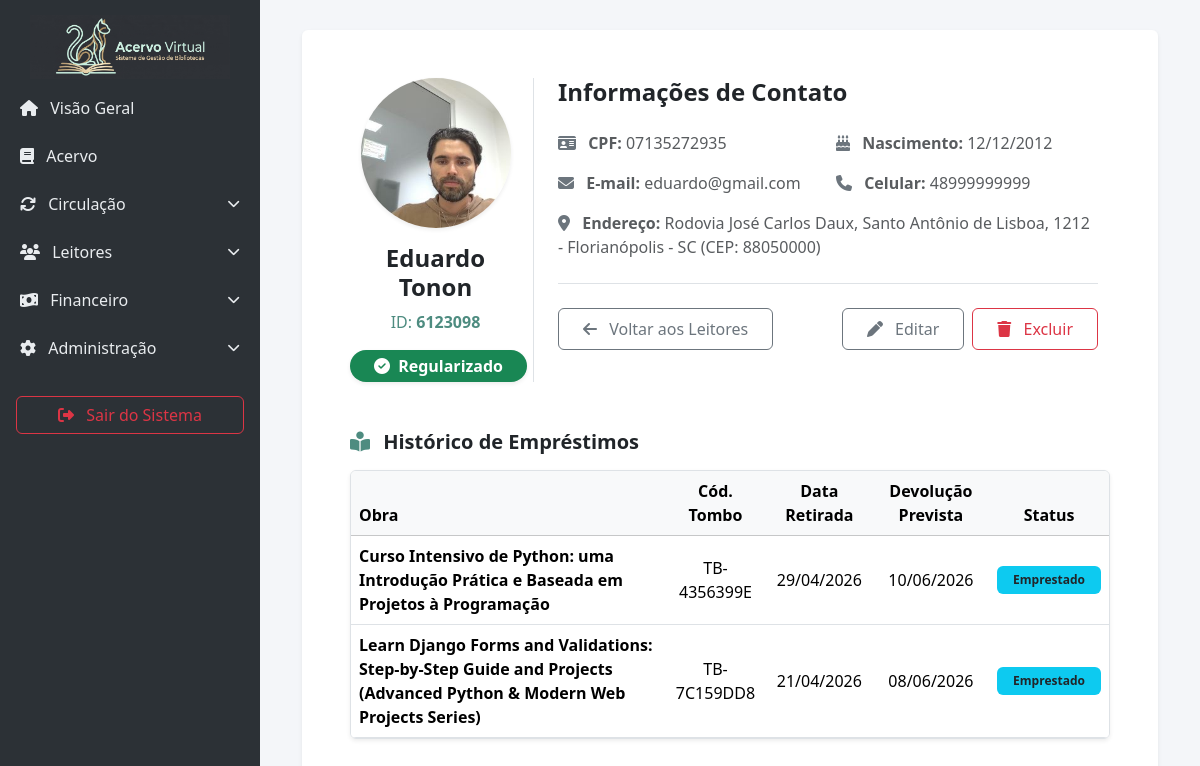
Page /leitores/historico/8/ (signed in) on the earlier database version.
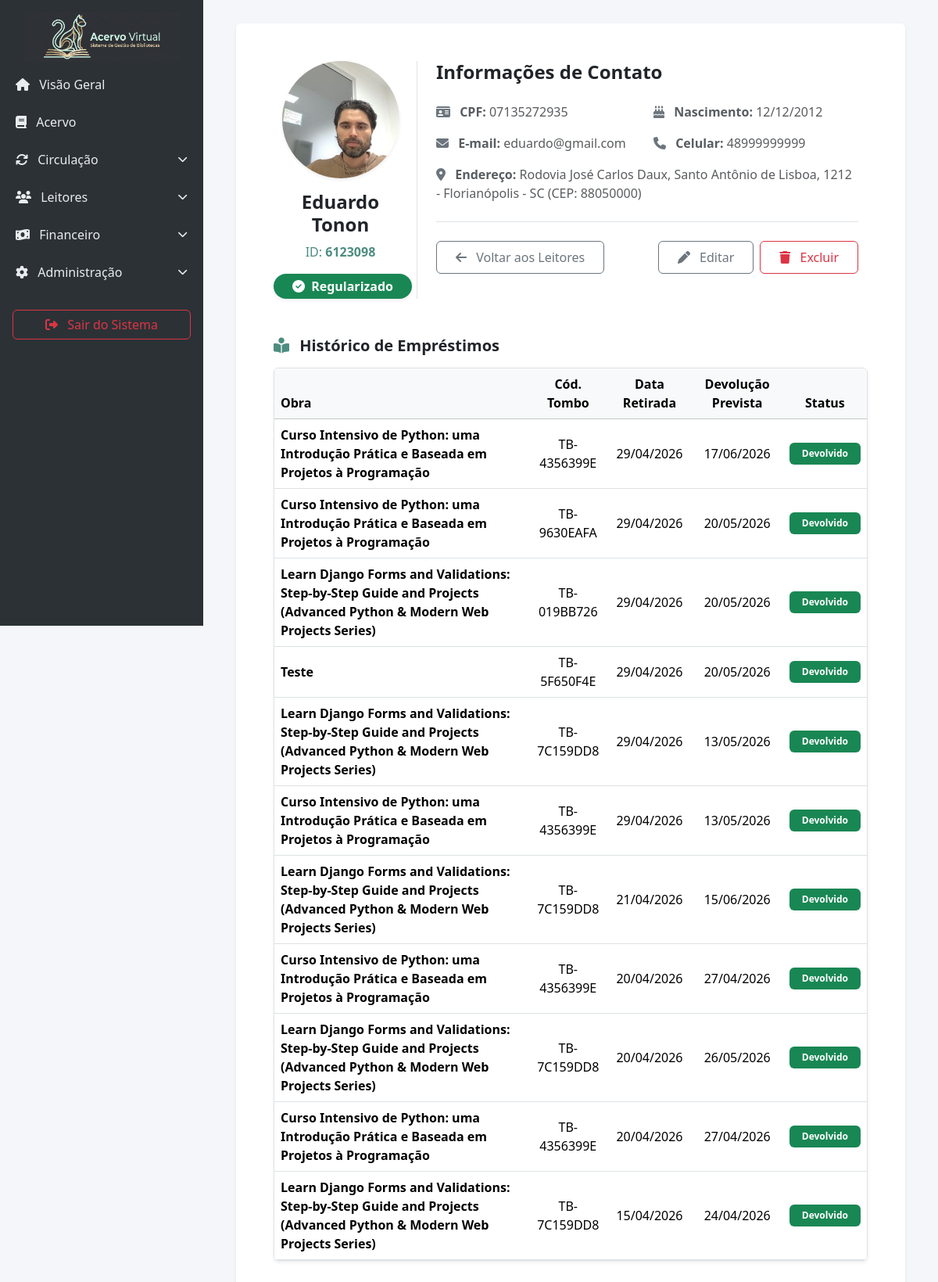
Same page on the later database version.
### biblioteca_app/models.py (models this page shows, shortened)
class Leitor(models.Model):
    id_leitor = models.CharField(max_length=50, unique=True, null=True, blank=True, help_text="ID Único ou Matrícula")
    nome = models.CharField(max_length=200)
    data_nascimento = models.DateField()
    celular = models.CharField(max_length=15, unique=True)
    cpf = models.CharField(max_length=14, unique=True)
    email = models.EmailField(unique=True)
    cep = models.CharField(max_length=9)
    endereco = models.CharField(max_length=255)
    complemento = models.CharField(max_length=100, blank=True, null=True)
    cidade = models.CharField(max_length=100)
    class AlertasChoices(models.TextChoices):
        EMAIL = 'email', 'Email'
        CELULAR = 'celular', 'Celular'
    recebimento_alertas = models.CharField(max_length=10, choices=AlertasChoices.choices, default=AlertasChoices.EMAIL)
    ativo = models.BooleanField(default=True, help_text="Desmarque para bloquear temporariamente o leitor")
    foto = models.ImageField(upload_to='fotos_leitores/', null=True, blank=True)
    @property
    def possui_multa(self):
        if hasattr(self, 'tem_atraso') and hasattr(self, 'tem_divida'):
            return self.tem_atraso or self.tem_divida
        if hasattr(self, 'tem_multa_anotada'):
            return self.tem_multa_anotada
        hoje = timezone.now().date()
        tem_atraso = Emprestimo.objects.filter(leitor=self, data_devolucao__lt=hoje, devolucao__isnull=True).exists()
        tem_divida = Devolucao.objects.filter(emprestimo__leitor=self, multa_paga=False, valor_multa__gt=0).exists()
        return tem_atraso or tem_divida

class Emprestimo(models.Model):
    leitor = models.ForeignKey(Leitor, on_delete=models.CASCADE)
    exemplar = models.ForeignKey(Exemplar, on_delete=models.CASCADE)
    data_emprestimo = models.DateField(default=timezone.now)
    data_devolucao = models.DateField()
    cadastrado_por = models.ForeignKey(User, on_delete=models.SET_NULL, null=True, blank=True, related_name='emprestimos_realizados')

class Exemplar(models.Model):
    class Status(models.TextChoices):
        DISPONIVEL = 'disponivel', 'Disponível'
        EMPRESTADO = 'emprestado', 'Emprestado'
        MANUTENCAO = 'manutencao', 'Em Manutenção'
        PERDIDO = 'perdido', 'Perdido'
    livro = models.ForeignKey(Livro, on_delete=models.CASCADE, related_name='exemplares')
    codigo_tombo = models.CharField(max_length=50, unique=True, help_text="Código identificador único do exemplar físico")
    estado_conservacao = models.CharField(max_length=100, default='Bom')
    status = models.CharField(max_length=20, choices=Status.choices, default=Status.DISPONIVEL)

class Livro(models.Model):
    titulo = models.CharField(max_length=200)
    autor = models.ForeignKey(Autor, on_delete=models.PROTECT, related_name="livros")
    edicao = models.CharField(max_length=100)
    editora = models.ForeignKey(Editora, on_delete=models.PROTECT, related_name="livros", null=True, blank=True)
    idioma = models.CharField(max_length=50, default="Português")
    data_publicacao = models.DateField(blank=True, null=True)
    numero_paginas = models.IntegerField()
    genero = models.ForeignKey(Genero, on_delete=models.PROTECT, related_name="livros")
    classificacao = models.IntegerField()
    sinopse = models.TextField()
    capa = models.ImageField(upload_to='capas/', blank=True, null=True)
    localizacao = models.CharField(max_length=100, blank=True, null=True, help_text="Ex: Estante A, Prateleira 2")

### biblioteca_app/views.py (the view, shortened to what this page needs)
# urls.py: path('leitores/historico/<int:leitor_id>/', views.historico_leitor, name='historico_leitor'),
@login_required(login_url='login_view')
def historico_leitor(request, leitor_id):
    leitor = get_object_or_404(Leitor, pk=leitor_id)
    emprestimos = Emprestimo.objects.filter(leitor=leitor).order_by('-data_emprestimo')
    hoje = date.today()
    tem_livro_atrasado = False
    for emp in emprestimos:
        if not hasattr(emp, 'devolucao'):
            valor_multa = services.calcular_valor_multa(emp, hoje)
            emp.valor_multa_pendente = valor_multa
            emp.is_atrasado = valor_multa > 0
            if emp.is_atrasado:
                emp.status_color = "danger"
                emp.status_display = "Em Atraso"
                tem_livro_atrasado = True
            else:
                emp.status_color = "info text-dark"
                emp.status_display = "Emprestado"
        else:
            emp.status_color = "success"
            emp.status_display = "Devolvido"
    multas_pendentes = Devolucao.objects.filter(emprestimo__leitor=leitor, multa_paga=False, valor_multa__gt=0).order_by('-data_devolucao_real')
    context = {
        'leitor': leitor,
        'emprestimos': emprestimos,
        'multas_pendentes': multas_pendentes,
        'tem_livro_atrasado': tem_livro_atrasado
    }
    return render(request, 'historico_leitor.html', context)

### biblioteca_app/services.py (called while the page is built)
def calcular_valor_multa(emprestimo, data_base=None):
    if not data_base:
        data_base = date.today()
    config = Configuracao.objects.first()
    valor_por_dia = decimal.Decimal(str(config.multa_por_dia)) if config else decimal.Decimal('2.50')
    if data_base > emprestimo.data_devolucao:
        dias_atraso = (data_base - emprestimo.data_devolucao).days
        return valor_por_dia * dias_atraso
    return decimal.Decimal('0.00')

### biblioteca_app/templates/historico_leitor.html (shortened to what this page needs)
{% extends 'base.html' %}
{% block content %}
<div class="container-fluid">
    <div class="card border-0 shadow-sm leitor-item"
         data-leitor-id="{{ leitor.id }}"
         data-id-leitor="{{ leitor.id_leitor|default:'' }}"
         data-nome="{{ leitor.nome }}"
         data-celular="{{ leitor.celular }}"
         data-email="{{ leitor.email }}"
         data-cep="{{ leitor.cep }}"
         data-endereco="{{ leitor.endereco }}"
         data-complemento="{{ leitor.complemento|default:'' }}"
         data-cidade="{{ leitor.cidade }}">
        <div class="card-body p-5">
            <div class="row">
                <div class="col-md-3 text-center border-end">
                    {% if leitor.foto %}
                        <img src="{{ leitor.foto.url }}" class="rounded-circle shadow-sm mx-auto mb-3" style="height: 150px; width: 150px; object-fit: cover;" alt="Foto de {{ leitor.nome }}">
                    {% else %}
                        <div class="bg-light rounded-circle d-flex align-items-center justify-content-center shadow-sm mx-auto mb-3" style="height: 150px; width: 150px;">
                            <i class="fa-solid fa-user fa-4x text-primary"></i>
                        </div>
                    {% endif %}
                    <h4 class="fw-bold text-dark">{{ leitor.nome }}</h4>
                    <p class="text-primary mb-2">ID: <strong>{{ leitor.id_leitor|default:"N/A" }}</strong></p>
                    <div class="mt-3">
                        {% if leitor.possui_multa %}
                        <span class="badge bg-danger px-4 py-2 fs-6 shadow-sm rounded-pill"><i class="fa-solid fa-triangle-exclamation me-1"></i> Com Pendências</span>
                        {% else %}
                        <span class="badge bg-success px-4 py-2 fs-6 shadow-sm rounded-pill"><i class="fa-solid fa-check-circle me-1"></i> Regularizado</span>
                        {% endif %}
                    </div>
                </div>
                <div class="col-md-9 px-md-4">
                    <h4 class="fw-bold mb-4">Informações de Contato</h4>
                    <div class="row mb-4 fs-6 text-muted g-3">
                        <div class="col-md-6"><i class="fa-solid fa-id-card me-2 text-secondary"></i> <strong>CPF:</strong> {{ leitor.cpf }}</div>
                        <div class="col-md-6"><i class="fa-solid fa-cake-candles me-2 text-secondary"></i> <strong>Nascimento:</strong> {{ leitor.data_nascimento|date:"d/m/Y" }}</div>
                        <div class="col-md-6"><i class="fa-solid fa-envelope me-2 text-secondary"></i> <strong>E-mail:</strong> {{ leitor.email }}</div>
                        <div class="col-md-6"><i class="fa-solid fa-phone me-2 text-secondary"></i> <strong>Celular:</strong> {{ leitor.celular }}</div>
                        <div class="col-12"><i class="fa-solid fa-location-dot me-2 text-secondary"></i> <strong>Endereço:</strong> {{ leitor.endereco }}, {{ leitor.complemento|default:"" }} - {{ leitor.cidade }} (CEP: {{ leitor.cep }})</div>
                    </div>
                    <div class="mt-4 border-top pt-4 d-flex flex-wrap justify-content-between gap-3">
                        <a href="{% url 'leitores' %}" class="btn btn-outline-secondary fs-6 px-4 py-2"><i class="fa-solid fa-arrow-left me-2"></i> Voltar aos Leitores</a>
                        {% if request.session.funcao == 'administrador' or request.user.is_superuser %}
                        <div class="d-flex gap-2 flex-wrap">
                            <button type="button" class="btn btn-outline-secondary fs-6 px-4 py-2 btn-editar"><i class="fa-solid fa-pen me-2"></i> Editar</button>
                            <form method="POST" action="{% url 'excluir_leitor' leitor.id %}" class="mb-0" onsubmit="confirmarSubmit(event, 'Excluir Leitor', 'Tem certeza que deseja excluir o perfil deste leitor permanentemente?', 'error');">
                                <button type="submit" class="btn btn-outline-danger fs-6 px-4 py-2 btn-excluir"><i class="fa-solid fa-trash me-2"></i> Excluir</button>
                            </form>
                        </div>
                        {% endif %}
                    </div>
                </div>
            </div>
            <div class="mt-5">
                <h5 class="fw-bold mb-3"><i class="fa-solid fa-book-open-reader me-2 text-primary"></i> Histórico de Empréstimos</h5>
                <div class="table-responsive border rounded shadow-sm">
                    <table class="table table-hover align-middle mb-0 text-center">
                        <thead class="table-light">
                            <tr>
                                <th class="text-start">Obra</th>
                                <th>Cód. Tombo</th>
                                <th>Data Retirada</th>
                                <th>Devolução Prevista</th>
                                <th>Status</th>
                            </tr>
                        </thead>
                        <tbody>
                            {% for emp in emprestimos %}
                            <tr>
                                <td class="text-start"><strong>{{ emp.exemplar.livro.titulo }}</strong></td>
                                <td>{{ emp.exemplar.codigo_tombo }}</td>
                                <td>{{ emp.data_emprestimo|date:"d/m/Y" }}</td>
                                <td>{{ emp.data_devolucao|date:"d/m/Y" }}</td>
                                <td>
                                    <span class="badge bg-{{ emp.status_color }} px-3 py-2">{{ emp.status_display }}</span>
                                </td>
                            </tr>
                            {% empty %}
                            <tr><td colspan="5" class="text-muted py-4">Nenhum empréstimo registrado para este leitor.</td></tr>
                            {% endfor %}
                        </tbody>
                    </table>
                </div>
            </div>
        </div>
    </div>
</div>
{% endblock %}

### biblioteca_app/templates/base.html (shortened to what this page needs)
{% load static %}
<!DOCTYPE html>
<html lang="pt-BR">
<head>
    <link href="https://cdn.jsdelivr.net/npm/bootstrap@5.3.2/dist/css/bootstrap.min.css" rel="stylesheet">
    <link rel="stylesheet" href="https://cdnjs.cloudflare.com/ajax/libs/font-awesome/6.4.2/css/all.min.css">
    <link href="https://cdn.jsdelivr.net/npm/sweetalert2@11.7.32/dist/sweetalert2.min.css" rel="stylesheet">
</head>
<body>
    <div class="sidebar" id="sidebar">
        <div class="sidebar-brand">
            <img src="{% static 'img/logo-gato.png' %}" alt="Acervo Virtual" class="logo-gato">
        </div>
        <a href="{% url 'home' %}" class="{% if request.resolver_match.url_name == 'home' %}active{% endif %}">
            <i class="fa-solid fa-house me-2"></i> Visão Geral
        </a>
        <div id="sidebarAccordion">
            <a href="{% url 'estoque' %}" class="{% if '/acervo/' in request.path %}active{% endif %}">
                <i class="fa-solid fa-book me-2"></i> Acervo
            </a>
            <div class="has-submenu">
                <a href="#collapseCirculacao" data-bs-toggle="collapse" aria-expanded="false" class="d-flex justify-content-between align-items-center">
                    <span><i class="fa-solid fa-arrows-rotate me-2"></i> Circulação</span>
                    <i class="fa-solid fa-chevron-down submenu-icon" style="font-size: 0.8rem;"></i>
                </a>
            </div>
            <div class="has-submenu">
                <a href="#collapseLeitores" data-bs-toggle="collapse" aria-expanded="false" class="d-flex justify-content-between align-items-center">
                    <span><i class="fa-solid fa-users me-2"></i> Leitores</span>
                    <i class="fa-solid fa-chevron-down submenu-icon" style="font-size: 0.8rem;"></i>
                </a>
            </div>
            <div class="has-submenu">
                <a href="#collapseFinanceiro" data-bs-toggle="collapse" aria-expanded="false" class="d-flex justify-content-between align-items-center">
                    <span><i class="fa-solid fa-money-bill-wave me-2"></i> Financeiro</span>
                    <i class="fa-solid fa-chevron-down submenu-icon" style="font-size: 0.8rem;"></i>
                </a>
            </div>
            {% if request.session.funcao == 'administrador' or request.user.is_superuser %}
            <div class="has-submenu">
                <a href="#collapseAdmin" data-bs-toggle="collapse" aria-expanded="false" class="d-flex justify-content-between align-items-center">
                    <span><i class="fa-solid fa-gear me-2"></i> Administração</span>
                    <i class="fa-solid fa-chevron-down submenu-icon" style="font-size: 0.8rem;"></i>
                </a>
            </div>
            {% endif %}
        </div>
        <form action="{% url 'logout' %}" method="post" class="mt-4 px-3">
            <button type="submit" class="btn btn-outline-danger w-100"><i class="fa-solid fa-right-from-bracket me-2"></i> Sair do Sistema</button>
        </form>
    </div>
    <div class="main-content">
        {% block content %}
        {% endblock %}
    </div>
</body>
</html>

### biblioteca_app/templates/base.html (style rules this page uses)
body { background-color: #f4f6f9; font-family: 'Segoe UI', Tahoma, Geneva, Verdana, sans-serif; }
:root { --theme-dark: #2c3136; --theme-primary: #9ed5cb; --theme-secondary: #cca77b; --theme-light: #f8f9fa; }
.text-primary { color: #4e8c80 !important; }
.sidebar { height: 100vh; width: 260px; position: fixed; top: 0; left: 0; background-color: var(--theme-dark); color: var(--theme-light); z-index: 1000; overflow-y: auto; transition: 0.3s; }
.sidebar-brand { text-align: center; padding-top: 15px; margin-bottom: 5px; }
.logo-gato { max-width: 200px; height: auto; display: block; margin: 0 auto; }
.sidebar a { color: #e9ecef; text-decoration: none; padding: 12px 20px; display: block; transition: 0.2s; }
.submenu-icon { transition: transform 0.3s ease; }
.main-content { margin-left: 260px; padding: 30px; min-height: 100vh; }

Differences in the rows shown:
changed Emprestimo (number 1 of 11 on the later page): data_devolucao "10/06/2026" → "17/06/2026"; status_display "Emprestado" → "Devolvido"
added Emprestimo: exemplar.livro.titulo "Curso Intensivo de Python: uma Introdução Prática e Baseada em Projetos à Programação", exemplar.codigo_tombo "TB-9630EAFA", data_emprestimo "29/04/2026", data_devolucao "20/05/2026", status_display "Devolvido"
added Emprestimo: exemplar.livro.titulo "Learn Django Forms and Validations: Step-by-Step Guide and Projects (Advanced Python & Modern Web Projects Series)", exemplar.codigo_tombo "TB-019BB726", data_emprestimo "29/04/2026", data_devolucao "20/05/2026", status_display "Devolvido"
added Emprestimo: exemplar.livro.titulo "Teste", exemplar.codigo_tombo "TB-5F650F4E", data_emprestimo "29/04/2026", data_devolucao "20/05/2026", status_display "Devolvido"
added Emprestimo: exemplar.livro.titulo "Learn Django Forms and Validations: Step-by-Step Guide and Projects (Advanced Python & Modern Web Projects Series)", exemplar.codigo_tombo "TB-7C159DD8", data_emprestimo "29/04/2026", data_devolucao "13/05/2026", status_display "Devolvido"
added Emprestimo: exemplar.livro.titulo "Curso Intensivo de Python: uma Introdução Prática e Baseada em Projetos à Programação", exemplar.codigo_tombo "TB-4356399E", data_emprestimo "29/04/2026", data_devolucao "13/05/2026", status_display "Devolvido"
changed Emprestimo (number 7 of 11 on the later page): data_devolucao "08/06/2026" → "15/06/2026"; status_display "Emprestado" → "Devolvido"
added Emprestimo: exemplar.livro.titulo "Curso Intensivo de Python: uma Introdução Prática e Baseada em Projetos à Programação", exemplar.codigo_tombo "TB-4356399E", data_emprestimo "20/04/2026", data_devolucao "27/04/2026", status_display "Devolvido"
added Emprestimo: exemplar.livro.titulo "Learn Django Forms and Validations: Step-by-Step Guide and Projects (Advanced Python & Modern Web Projects Series)", exemplar.codigo_tombo "TB-7C159DD8", data_emprestimo "20/04/2026", data_devolucao "26/05/2026", status_display "Devolvido"
added Emprestimo: exemplar.livro.titulo "Curso Intensivo de Python: uma Introdução Prática e Baseada em Projetos à Programação", exemplar.codigo_tombo "TB-4356399E", data_emprestimo "20/04/2026", data_devolucao "27/04/2026", status_display "Devolvido"
added Emprestimo: exemplar.livro.titulo "Learn Django Forms and Validations: Step-by-Step Guide and Projects (Advanced Python & Modern Web Projects Series)", exemplar.codigo_tombo "TB-7C159DD8", data_emprestimo "15/04/2026", data_devolucao "24/04/2026", status_display "Devolvido"
